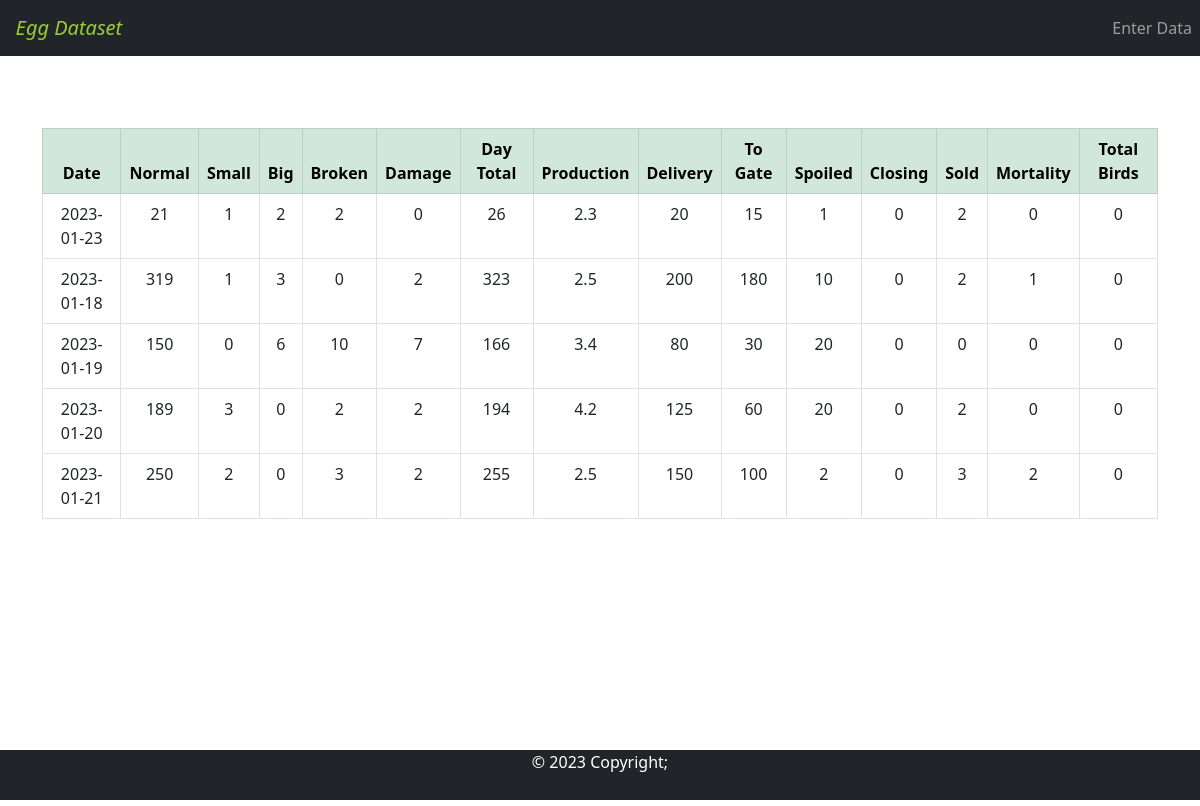
Screenshot of /display/ (signed in) with the database file from the repository.
### eggs/models.py (models this page shows, shortened)
class eggs(models.Model):
    batch_no = models.ForeignKey(bt_lyr,on_delete=models.CASCADE)
    date_time = models.DateField(editable=True,unique=True,default=datetime.datetime.now().date)
    normal = models.PositiveIntegerField(default=0)
    small = models.PositiveIntegerField(default=0)
    big = models.PositiveIntegerField(default=0)
    broken = models.PositiveIntegerField(default=0)
    damage = models.PositiveIntegerField(default=0)
    day_total = models.PositiveIntegerField(default=0,editable=False)
    production = models.FloatField(default=0)
    delivery = models.PositiveIntegerField(default=0)
    to_gate = models.PositiveIntegerField(default=0)
    spoiled = models.PositiveIntegerField(default=0)
    closing = models.PositiveIntegerField(default=0,editable=False)
    total_birds = models.PositiveIntegerField(default=0,editable=False)
    sold = models.PositiveIntegerField(default=0)
    mortality = models.PositiveSmallIntegerField(default=0)

### eggs/views.py (the view)
# urls.py: path('display/', views.display,name='display'),
@login_required()
@user_passes_test(lambda u: u.is_superuser)
def display(request):
    if('pp_bt_layer' not in request.session):
        return HttpResponseRedirect('/batch_layer')
    egg_dataset = eggs.objects.filter(batch_no = request.session.get("batch_id"))
    return render(request,'display_child.html',{"eggs_dataset":egg_dataset})

### template/display_child.html
{% extends 'display_base.html' %}
{% block nav-content %}
<i style="color: yellowgreen;" class="">&nbsp;&nbsp; Egg Dataset</i>
{% endblock nav-content %}
{% block content %}
<div class="container">
    <br><br><br>
    <table class="table table-bordered" id="dataset_test" style="text-align: center;" >
        <thead class="table-success">
            <tr>
                <th>Date</th>
                <th>Normal</th>
                <th>Small</th>
                <th>Big</th>
                <th>Broken</th>
                <th>Damage</th>
                <th>Day Total</th>
                <th>Production</th>
                <th>Delivery</th>
                <th>To Gate</th>
                <th>Spoiled</th>
                <th>Closing</th>
                <th>Sold</th>
                <th>Mortality</th>
                <th>Total Birds</th>
            </tr>
        </thead>
        {% for data in eggs_dataset %}
        <tr>
            <td>{{ data.date_time|date:'Y-m-d' }}</td>
            <td>{{ data.normal }}</td>
            <td>{{ data.small }}</td>
            <td>{{ data.big }}</td>
            <td>{{ data.broken }}</td>
            <td>{{ data.damage }}</td>
            <td>{{ data.day_total }}</td>
            <td>{{ data.production }}</td>
            <td>{{ data.delivery }}</td>
            <td>{{ data.to_gate }}</td>
            <td>{{ data.spoiled }}</td>
            <td>{{ data.closing }}</td>
            <td>{{ data.sold }}</td>
            <td>{{ data.mortality }}</td>
            <td>{{ data.total_birds }}</td>
        </tr>
        {% endfor %}
    </table>
</div>
{% endblock content %}

### template/display_base.html (shortened to what this page needs)
<!DOCTYPE html>
<html lang="en">
{% load static %}
<head>
    <link rel="stylesheet" href={% static "styles.css" %}>
    <link href="https://cdn.jsdelivr.net/npm/bootstrap@5.2.2/dist/css/bootstrap.min.css" rel="stylesheet">
    <link rel="stylesheet" type="text/css" href="https://cdn.datatables.net/v/dt/jszip-2.5.0/dt-1.13.1/b-2.3.3/b-html5-2.3.3/b-print-2.3.3/date-1.2.0/kt-2.8.0/r-2.4.0/sc-2.0.7/sp-2.1.0/sl-1.5.0/datatables.min.css"/>
    <link rel="stylesheet" href="https://cdn.datatables.net/v/dt/dt-1.13.1/kt-2.8.0/r-2.4.0/sb-1.4.0/sp-2.1.0/datatables.min.css"/>
</head>
<body>
    <div class="wrapper">
        <header>
            <nav class="navbar navbar-expand-lg navbar-dark bg-dark">
                <a href="" class="title navbar-brand flex-grow-1">
                    {% block nav-content %}{% endblock nav-content %}
                </a>
                <ul class="navbar-nav mr-auto">
                    <li class="nav-item">
                        <a href="{% url 'input' %}" class="nav-link">
                            Enter Data
                        </a>
                    </li>
                </ul>
            </nav>
        </header>
    {% block content %}
    {% endblock content %}
    </div>
    <footer class="bg-dark text-center" id="footer" style="color: #fff;">&copy; {% now "Y" %} Copyright;
        <div class="text-center p-3">
        </div>
    </footer>
</body>
</html>

### eggs/static/styles.css (style rules this page uses)
html, body { height: 100%; margin: 0; width: 100%; }
.wrapper { min-height: 100%; margin-bottom: -50px; }
#dataset_test > thead > tr > th { text-align: center; }
#footer, .push { height: 50px; }

### rows the page displays
eggs: date_time "2023-01-23", normal "21", small "1", big "2", broken "2", damage "0", day_total "26", production "2.3", delivery "20", to_gate "15", spoiled "1", closing "0", sold "2", mortality "0", total_birds "0"
eggs: date_time "2023-01-18", normal "319", small "1", big "3", broken "0", damage "2", day_total "323", production "2.5", delivery "200", to_gate "180", spoiled "10", closing "0", sold "2", mortality "1", total_birds "0"
eggs: date_time "2023-01-19", normal "150", small "0", big "6", broken "10", damage "7", day_total "166", production "3.4", delivery "80", to_gate "30", spoiled "20", closing "0", sold "0", mortality "0", total_birds "0"
eggs: date_time "2023-01-20", normal "189", small "3", big "0", broken "2", damage "2", day_total "194", production "4.2", delivery "125", to_gate "60", spoiled "20", closing "0", sold "2", mortality "0", total_birds "0"
eggs: date_time "2023-01-21", normal "250", small "2", big "0", broken "3", damage "2", day_total "255", production "2.5", delivery "150", to_gate "100", spoiled "2", closing "0", sold "3", mortality "2", total_birds "0"
